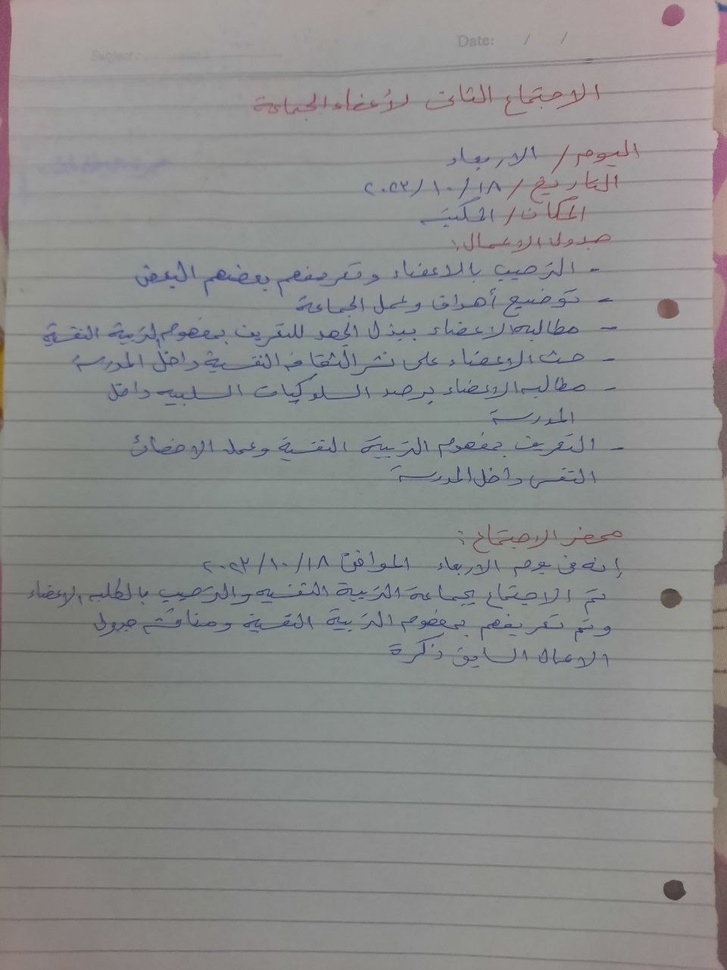
#> input picture data/test_images/arabic_test.jpg, 727 x 970 px, shrunk from 960 x 1280 before the run
$ python -i preprocessing.py   (imports and definitions only)
#> lines starting #> are read from the running program, lines starting #| are printed output that depends on the picture; after the words box and inside, x2 and y2 are one past the last pixel; in counts of white or black regions, pixels touching at a corner belong together
from __future__ import annotations

import logging
from pathlib import Path
from typing import Any

import cv2
import numpy as np
from PIL import Image

logger = logging.getLogger(__name__)


# [9 lines left out: function to_grayscale, not called in this run]


def _crop_margins(gray: np.ndarray) -> np.ndarray:
    """Crop only clear, mostly empty borders; retain a generous ink margin."""
    blurred = cv2.GaussianBlur(gray, (5, 5), 0)
    _, foreground = cv2.threshold(
        blurred, 0, 255, cv2.THRESH_BINARY_INV + cv2.THRESH_OTSU
    )
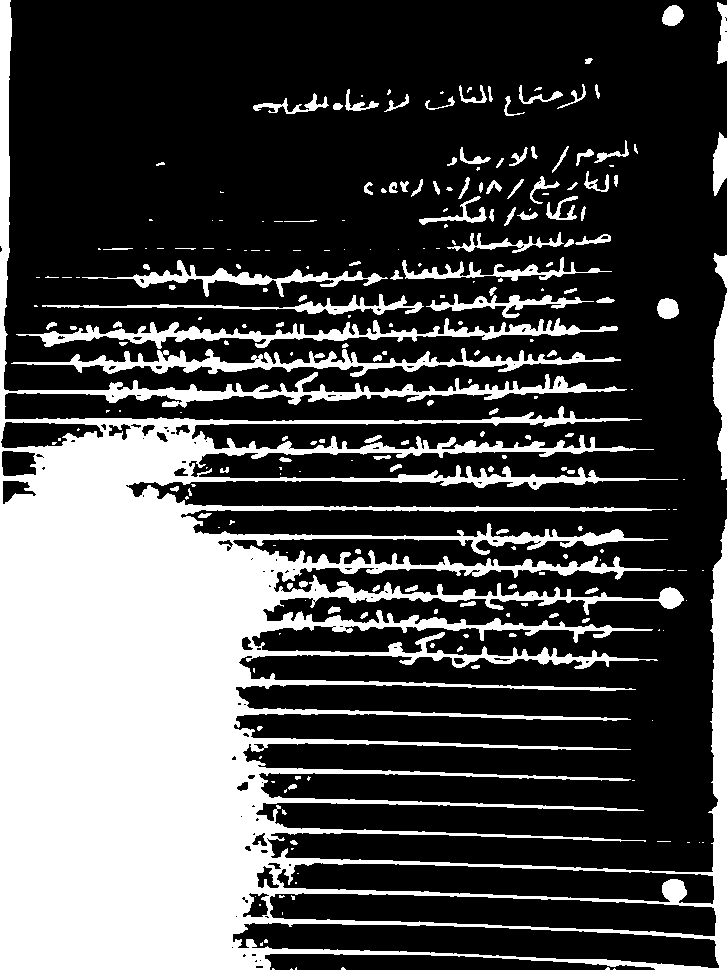
#> foreground: shape (970, 727); 30.6% white; 248 white regions (128 under 20 px), largest, box (x1, y1, x2, y2) and area: (0, 0, 727, 970) 187104, (11, 348, 621, 377) 4907, (16, 318, 618, 349) 4810
    foreground = cv2.morphologyEx(
        foreground, cv2.MORPH_OPEN, np.ones((3, 3), np.uint8)
    )
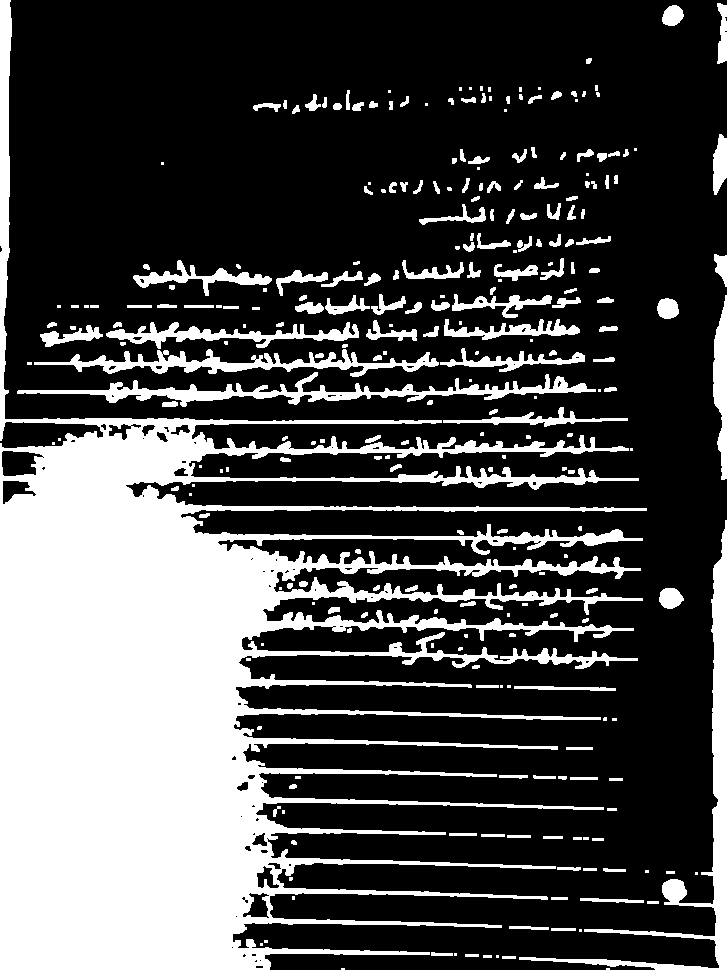
#> foreground: shape (970, 727); 29.9% white; 275 white regions (89 under 20 px), largest, box (x1, y1, x2, y2) and area: (0, 0, 647, 970) 168938, (519, 520, 727, 970) 7740, (17, 372, 596, 407) 4848
    points = cv2.findNonZero(foreground)
#> points = contour of 210812 points, box (x1, y1, x2, y2) (0, 0, 727, 970), area 34895
    if points is None:
        return gray

    x, y, width, height = cv2.boundingRect(points)
#> x = 0; y = 0; width = 727; height = 970
    image_height, image_width = gray.shape
#> image_height = 970; image_width = 727
    # Avoid cropping documents whose foreground fills the frame or whose
    # border detection is likely to be dominated by noise.
    if (
        x < image_width * 0.03
        and y < image_height * 0.03
        and x + width > image_width * 0.97
        and y + height > image_height * 0.97
    ):
        return gray

    pad_x = max(12, int(image_width * 0.02))
    pad_y = max(12, int(image_height * 0.02))
    left = max(0, x - pad_x)
    top = max(0, y - pad_y)
    right = min(image_width, x + width + pad_x)
    bottom = min(image_height, y + height + pad_y)
    return gray[top:bottom, left:right]


# [42 lines left out: functions deskew, enhance_contrast, normalize_background, not called in this run]


def denoise(gray: np.ndarray) -> np.ndarray:
    """Suppress small camera noise while retaining thin ink strokes."""
    return cv2.bilateralFilter(gray, d=5, sigmaColor=30, sigmaSpace=30)


# [50 lines left out: functions remove_horizontal_lines, preprocess_document, save_debug_outputs, not called in this run]

>>> import cv2
>>> picture = cv2.imread('../../data/test_images/arabic_test.jpg', cv2.IMREAD_GRAYSCALE)
>>> result = _crop_margins(picture)
